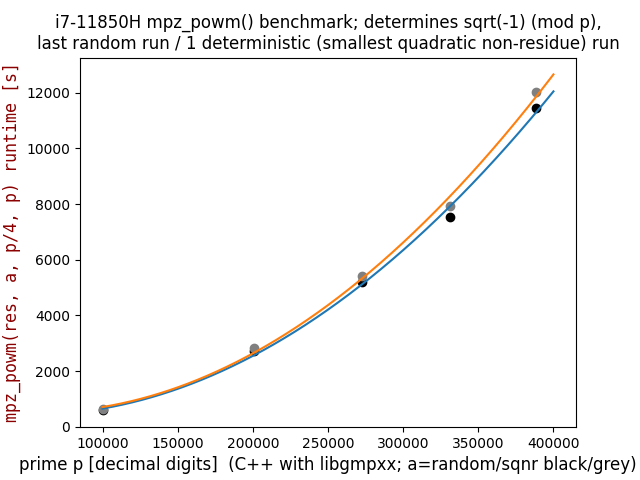

The script that drew this image:
# modified, from: https://github.com/Bumpkin-Pi/QuadraticRegression
import math
import sys
import pandas as pd
import matplotlib.pyplot as plt
from math import pow as toPower
import numpy as np
data = pd.DataFrame({
    "x": [100355, 200700, 272770, 330855, 388342],
    "y": [588.1, 2731.9, 5203.9, 7548.8, 11465.5],
    "y2": [647.6, 2812.2, 5406.6, 7931.3, 12018.3]
})

Σx = 0
Σy = 0
Σxy = 0
Σx2 = 0
Σx3 = 0
Σx4 = 0
Σx2y = 0
n = len(data)

a = 0
b = 0
c = 0

for i in range(len(data)):
    Σx += data.iloc[i].x
    Σy += data.iloc[i].y
    Σxy += data.iloc[i].x * data.iloc[i].y
    Σx2 += toPower(data.iloc[i].x, 2)
    Σx3 += toPower(data.iloc[i].x, 3)
    Σx4 += toPower(data.iloc[i].x, 4)
    Σx2y += toPower(data.iloc[i].x, 2) * data.iloc[i].y

    plt.scatter([data.iloc[i].x], [data.iloc[i].y], color="black")
    plt.scatter([data.iloc[i].x], [data.iloc[i].y2], color="grey")

a = np.array([[Σx4, Σx3, Σx2], [Σx3, Σx2, Σx], [Σx2, Σx, n]])
b = np.array([Σx2y, Σxy, Σy])

solve = np.linalg.solve(a, b)

print((f'y = {solve[0]}x² + {solve[1]}x + {solve[2]}').replace("+ -", "- "))

x = np.linspace(100000, 400000, 1000)

y = (x**2)*solve[0] + solve[1]*x + solve[2]
plt.plot(x, y)

y2 = (x**2)*1.0283072801564901e-07 - x*0.011576809226273733 + 838.438394110624
plt.plot(x, y2)

font = {'family': 'monospace',
        'color':  'darkred',
        'weight': 'normal',
        'size': 12,
        }

plt.title('i7-11850H mpz_powm() benchmark; determines sqrt(-1) (mod p),\nlast random run / 1 deterministic (smallest quadratic non-residue) run', fontsize=12)
plt.ylabel('mpz_powm(res, a, p/4, p) runtime [s]', fontsize=12, fontdict=font)
plt.xlabel('prime p [decimal digits]  (C++ with libgmpxx; a=random/sqnr black/grey)', fontsize=12)

plt.show()
